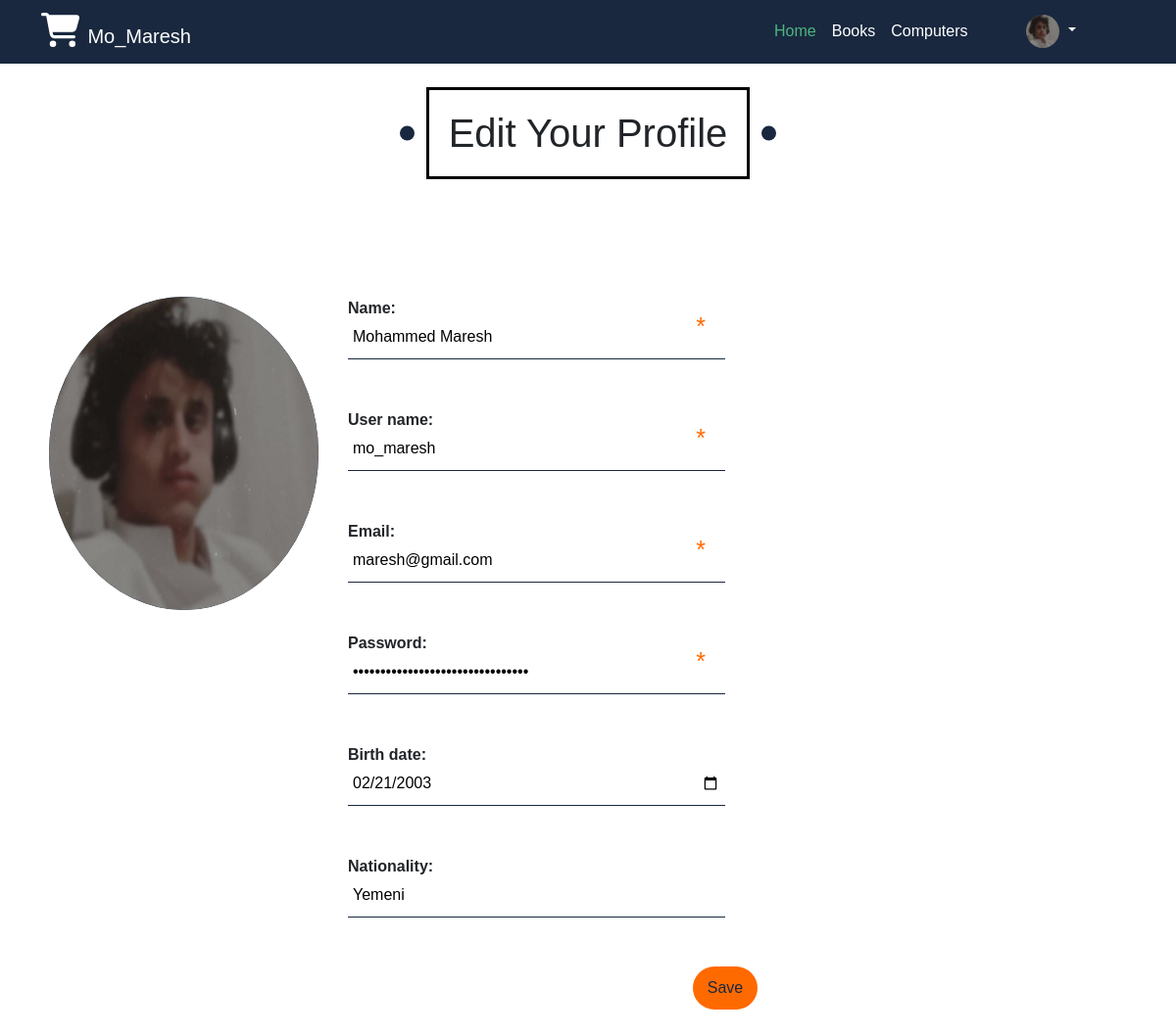
Page /edit.php (signed in) on the committed database.
### tables this page shows
CREATE TABLE `users` (
  `user_id` int(10) NOT NULL,
  `user_name` varchar(100) NOT NULL,
  `password` varchar(192) NOT NULL,
  `email` varchar(50) NOT NULL,
  `full_name` varchar(100) NOT NULL,
  `group_id` int(10) NOT NULL DEFAULT 2,
  `reg_status` int(10) NOT NULL DEFAULT 0,
  `birth_date` date DEFAULT NULL,
  `nationality` varchar(100) DEFAULT NULL,
  `image` varchar(255) DEFAULT NULL,
  `date` date DEFAULT NULL,
  `last_update` date DEFAULT NULL
);

### edit.php (the view, shortened to what this page needs)
<?php
    if (isset($_SESSION['USER_NAME'])) {
        include 'initial.php';
        $stmt = $conn->prepare("SELECT * FROM USERS WHERE user_id = ?");
        $stmt->execute(array($_SESSION['USER_ID']));
        $row = $stmt->fetch();
        if ($stmt->rowcount() > 0):
        ?>
            <h1 class="use-a-lot2 mt-4">Edit Your Profile</h1>
            <form action="" method="POST" enctype="multipart/form-data" class="profile">
                <div class="image">
                    <img src="<?php echo $user_img . $row['image'] ?>" alt="">
                </div>
                <div class="info">
                    <div class="name">
                        <label>Name:</label>
                        <input type="text" name="full_name" value="<?php echo $row['full_name'] ?>" class="input" required='required'>
                    </div>
                    <div class="user-name">
                        <label>User name:</label>
                        <input type="text" name="user_name" required='required'  value="<?php echo $row['user_name'] ?>" class="input">
                    </div>
                    <div class="email">
                        <label>Email:</label>
                        <input type="email" name="email"  value="<?php echo $row['email'] ?>" class="input" required='required'>
                    </div>
                    <div class="pass">
                        <label>Password:</label>
                        <input type="password" name="password"  value="<?php echo $row['password'] ?>" class="input" required='required'>
                    </div>
                    <div class="birth">
                        <label>Birth date:</label>
                        <input type="date" name="birth_date" value="<?php echo $row['birth_date'] ?>" class="input">
                    </div>
                    <div class="nation">
                        <label>Nationality:</label>
                        <input list="nationality" name="nationality" value="<?php echo $row['nationality'] ?>" class="input">
                    </div>
                    <input class="submit" name="update" type="submit" value="Save">
                </div>
            </form>
        <?php
        else:
            echo "<script>
                alert('YOU ARE NOT FOUND');
                window.open('index.php', '_self');
                </script>";
        endif;
        include($tpl . "script_only.php");
    }
    else {
        header('Location: Admin/index.php');
        exit();
    }

### include/templates/navbar.php (shortened to what this page needs)
<nav class="navbar navbar-expand-lg bg-body-tertiary sticky-top">
    <div class="container">
        <a class="navbar-brand" href="#"><i class="fa-solid fa-cart-shopping me-2" style="font-size: 35px;"></i>Mo_Maresh</a>
        <div class="collapse navbar-collapse" id="nav-li">
            <ul class="navbar-nav ms-auto mb-2 mb-lg-0">
                <li class="nav-item">
                <a class="ps-lg-3 active" aria-current="page" href="index.php">Home</a>
                </li>
                <li class="nav-item">
                    <a class="ps-lg-3" href="books.php">Books</a>
                </li>
                <li class="nav-item">
                    <a class="ps-lg-3" href="computers.php">Computers</a>
                </li>
                <?php
                    if(isset($_SESSION['USER_NAME'])) {
                        $stmt = $conn->prepare("SELECT image FROM USERS WHERE USER_ID = ?");
                        $stmt->execute(array($_SESSION['USER_ID']));
                        $img = $stmt->fetch();
                ?>
                    <li class="dropdown nav-item ms-5 mx-5">
                        <button style="background: none; border: none;" class=" prof btn btn-secondary dropdown-toggle" type="button" id="dropdownMenuButton1" data-bs-toggle="dropdown" aria-expanded="false">
                            <img class="img-fluid rounded-circle" style="height: 34px;" src="docs/images/user_images/<?php echo $img['image'] ?>" alt="">
                        </button>
                    </li>
                <?php
                    }
                    else {
                ?>
                        <li class="nav-item">
                            <a href="Admin/index.php" class="btn btn-outline-success rounded-pill ms-lg-3">Sign In</a>
                        </li>
                <?php
                    }
                ?>
            </ul>
        </div>
    </div>
</nav>

### Themes/CSS/normalaize.css (style rules this page uses)
html { line-height: 1.15; -webkit-text-size-adjust: 100%; }
body { margin: 0; }
h1 { font-size: 2em; margin: 0.67em 0; }
a { background-color: transparent; }
img { border-style: none; }
button, input, optgroup, select, textarea { font-family: inherit; font-size: 100%; line-height: 1.15; margin: 0; }
button, input { overflow: visible; }
button, select { text-transform: none; }
button, [type="button"], [type="reset"], [type="submit"] { -webkit-appearance: button; }

### Themes/CSS/frontend.css (style rules this page uses)
:root { --main-color: #19283f; --second-color: #4eb67f; --third-color: #ff6a00; }
* { margin: 0; padding: 0; box-sizing: border-box; scroll-behavior: smooth; }
body { background-color: rgb(255, 255, 255); }
.navbar { background-color: var(--main-color); }
.navbar-brand { color: white; }
.navbar-nav { align-items: center; }
.navbar .nav-item > a { color: white; text-decoration: none; }
.navbar .navbar-nav .nav-item a.active, .navbar .navbar-nav .nav-item a:hover { color: var(--second-color); }
.profile { width: 100%; display: flex; flex-wrap: wrap; flex-direction: row; gap: 30px; padding: 50px; }
.profile .image { flex-basis: 25%; border-radius: 50%; background-color: var(--main-color); height: 40vh; position: relative; overflow: hidden; }
.profile .image img { width: 100%; border-radius: 50%; height: 100%; }
.profile .info { flex-basis: 70%; display: flex; flex-direction: column; gap: 50px; }
.profile .info > div { width: 50%; padding-bottom: 5px; position: relative; border-bottom: 1px solid var(--main-color); }
.profile .info > div label { font-weight: 600; display: block; }
.profile .info > div input { font-size: 16px; background: none; border: none; outline: none; width: 100%; padding: 5px; }
.submit { display: block; width: fit-content; padding: 10px 15px; margin: auto; border: none; background-color: var(--third-color); border-radius: 40px; color: var(--main-color); }
body { font-family: sans-serif; }
.active { color: var(--second-color); }
.use-a-lot2 { margin: 0 auto 70px; padding: 20px; border: 3px solid black; width: fit-content; position: relative; }
.use-a-lot2::before, .use-a-lot2::after { content: ''; position: absolute; top: 50%; transform: translateY(-50%); width: 15px; height: 15px; background-color: var(--main-color); border-radius: 50%; }
.use-a-lot2::before { left: -30px; }
.use-a-lot2::after { right: -30px; }

### rows in the picture
users: image (picture), full_name "Mohammed Maresh", user_name "mo_maresh", email "maresh@gmail.com", birth_date "02/21/2003", nationality "Yemeni"
